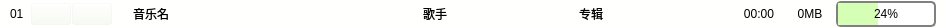
<?xml version="1.0" encoding="UTF-8"?>
<ui version="4.0">
 <class>MusicListItemView</class>
 <widget class="QWidget" name="MusicListItemView">
  <property name="geometry">
   <rect>
    <x>0</x>
    <y>0</y>
    <width>946</width>
    <height>28</height>
   </rect>
  </property>
  <property name="sizePolicy">
   <sizepolicy hsizetype="Preferred" vsizetype="Fixed">
    <horstretch>0</horstretch>
    <verstretch>0</verstretch>
   </sizepolicy>
  </property>
  <property name="minimumSize">
   <size>
    <width>0</width>
    <height>28</height>
   </size>
  </property>
  <property name="sizeIncrement">
   <size>
    <width>0</width>
    <height>0</height>
   </size>
  </property>
  <property name="contextMenuPolicy">
   <enum>Qt::CustomContextMenu</enum>
  </property>
  <property name="windowTitle">
   <string>Form</string>
  </property>
  <property name="styleSheet">
   <string notr="true">font: 9pt &quot;楷体&quot;;
	background-color: rgb(249, 255, 239,20);</string>
  </property>
  <layout class="QHBoxLayout" name="horizontalLayout_2">
   <property name="spacing">
    <number>0</number>
   </property>
   <property name="leftMargin">
    <number>0</number>
   </property>
   <property name="topMargin">
    <number>0</number>
   </property>
   <property name="rightMargin">
    <number>0</number>
   </property>
   <property name="bottomMargin">
    <number>0</number>
   </property>
   <item>
    <layout class="QHBoxLayout" name="horizontalLayout" stretch="1,2,4,2,2,1,1,1">
     <property name="spacing">
      <number>1</number>
     </property>
     <property name="leftMargin">
      <number>10</number>
     </property>
     <property name="rightMargin">
      <number>10</number>
     </property>
     <item>
      <layout class="QHBoxLayout" name="hLayoutIndex">
       <item>
        <widget class="QLabel" name="labIndex">
         <property name="sizePolicy">
          <sizepolicy hsizetype="Fixed" vsizetype="Preferred">
           <horstretch>0</horstretch>
           <verstretch>0</verstretch>
          </sizepolicy>
         </property>
         <property name="minimumSize">
          <size>
           <width>20</width>
           <height>0</height>
          </size>
         </property>
         <property name="text">
          <string>01</string>
         </property>
        </widget>
       </item>
      </layout>
     </item>
     <item>
      <layout class="QHBoxLayout" name="hLayoutOp">
       <item>
        <widget class="QPushButton" name="btnLike">
         <property name="sizePolicy">
          <sizepolicy hsizetype="Fixed" vsizetype="Fixed">
           <horstretch>0</horstretch>
           <verstretch>0</verstretch>
          </sizepolicy>
         </property>
         <property name="minimumSize">
          <size>
           <width>30</width>
           <height>0</height>
          </size>
         </property>
         <property name="styleSheet">
          <string notr="true">QPushButton{
	border-image: url(:/images/icon/images/喜欢(1).png);
}

QPushButton:hover{
	border-image: url(:/images/icon/images/收藏(2).png);
}

</string>
         </property>
         <property name="text">
          <string/>
         </property>
        </widget>
       </item>
       <item>
        <widget class="QPushButton" name="btnDownload">
         <property name="sizePolicy">
          <sizepolicy hsizetype="Fixed" vsizetype="Fixed">
           <horstretch>0</horstretch>
           <verstretch>0</verstretch>
          </sizepolicy>
         </property>
         <property name="minimumSize">
          <size>
           <width>30</width>
           <height>0</height>
          </size>
         </property>
         <property name="styleSheet">
          <string notr="true">QPushButton{
	border-image: url(:/images/icon/images/下载(1).png);
}

QPushButton:hover{
	border-image: url(:/images/icon/images/下载.png);
}




</string>
         </property>
         <property name="text">
          <string/>
         </property>
        </widget>
       </item>
      </layout>
     </item>
     <item>
      <layout class="QHBoxLayout" name="hLayoutMusicName">
       <property name="leftMargin">
        <number>20</number>
       </property>
       <item>
        <widget class="QLabel" name="labMusicName">
         <property name="sizePolicy">
          <sizepolicy hsizetype="Preferred" vsizetype="Preferred">
           <horstretch>0</horstretch>
           <verstretch>0</verstretch>
          </sizepolicy>
         </property>
         <property name="minimumSize">
          <size>
           <width>0</width>
           <height>0</height>
          </size>
         </property>
         <property name="text">
          <string>音乐名</string>
         </property>
        </widget>
       </item>
      </layout>
     </item>
     <item>
      <layout class="QHBoxLayout" name="hLayoutSinger">
       <item>
        <widget class="QLabel" name="labSinger">
         <property name="sizePolicy">
          <sizepolicy hsizetype="Preferred" vsizetype="Preferred">
           <horstretch>0</horstretch>
           <verstretch>0</verstretch>
          </sizepolicy>
         </property>
         <property name="minimumSize">
          <size>
           <width>100</width>
           <height>0</height>
          </size>
         </property>
         <property name="text">
          <string>歌手</string>
         </property>
        </widget>
       </item>
      </layout>
     </item>
     <item>
      <layout class="QHBoxLayout" name="hLayoutAlbum">
       <item>
        <widget class="QLabel" name="labAlbum">
         <property name="sizePolicy">
          <sizepolicy hsizetype="Preferred" vsizetype="Preferred">
           <horstretch>0</horstretch>
           <verstretch>0</verstretch>
          </sizepolicy>
         </property>
         <property name="minimumSize">
          <size>
           <width>100</width>
           <height>0</height>
          </size>
         </property>
         <property name="text">
          <string>专辑</string>
         </property>
        </widget>
       </item>
      </layout>
     </item>
     <item>
      <layout class="QHBoxLayout" name="hLayoutTime">
       <item>
        <widget class="QLabel" name="labTime">
         <property name="sizePolicy">
          <sizepolicy hsizetype="Fixed" vsizetype="Preferred">
           <horstretch>0</horstretch>
           <verstretch>0</verstretch>
          </sizepolicy>
         </property>
         <property name="minimumSize">
          <size>
           <width>50</width>
           <height>0</height>
          </size>
         </property>
         <property name="text">
          <string>00:00</string>
         </property>
         <property name="alignment">
          <set>Qt::AlignCenter</set>
         </property>
        </widget>
       </item>
      </layout>
     </item>
     <item>
      <layout class="QHBoxLayout" name="horizontalLayout_3">
       <item>
        <widget class="QLabel" name="labFileSize">
         <property name="sizePolicy">
          <sizepolicy hsizetype="Fixed" vsizetype="Preferred">
           <horstretch>0</horstretch>
           <verstretch>0</verstretch>
          </sizepolicy>
         </property>
         <property name="minimumSize">
          <size>
           <width>50</width>
           <height>0</height>
          </size>
         </property>
         <property name="text">
          <string>0MB</string>
         </property>
         <property name="alignment">
          <set>Qt::AlignCenter</set>
         </property>
        </widget>
       </item>
      </layout>
     </item>
     <item>
      <layout class="QHBoxLayout" name="hLayoutHot">
       <item>
        <widget class="QProgressBar" name="progBarHot">
         <property name="sizePolicy">
          <sizepolicy hsizetype="Fixed" vsizetype="Fixed">
           <horstretch>0</horstretch>
           <verstretch>0</verstretch>
          </sizepolicy>
         </property>
         <property name="minimumSize">
          <size>
           <width>100</width>
           <height>0</height>
          </size>
         </property>
         <property name="styleSheet">
          <string notr="true">QProgressBar {
   border: 2px solid grey;
   border-radius: 5px;
   background-color: #FFFFFF;
}
 
QProgressBar::chunk {
   
	background-color: rgb(213, 255, 180);
   width: 20px;
}
 
QProgressBar {
   border: 2px solid grey;
   border-radius: 5px;
   text-align: center;
}</string>
         </property>
         <property name="value">
          <number>24</number>
         </property>
        </widget>
       </item>
      </layout>
     </item>
    </layout>
   </item>
  </layout>
 </widget>
 <resources/>
 <connections/>
</ui>
